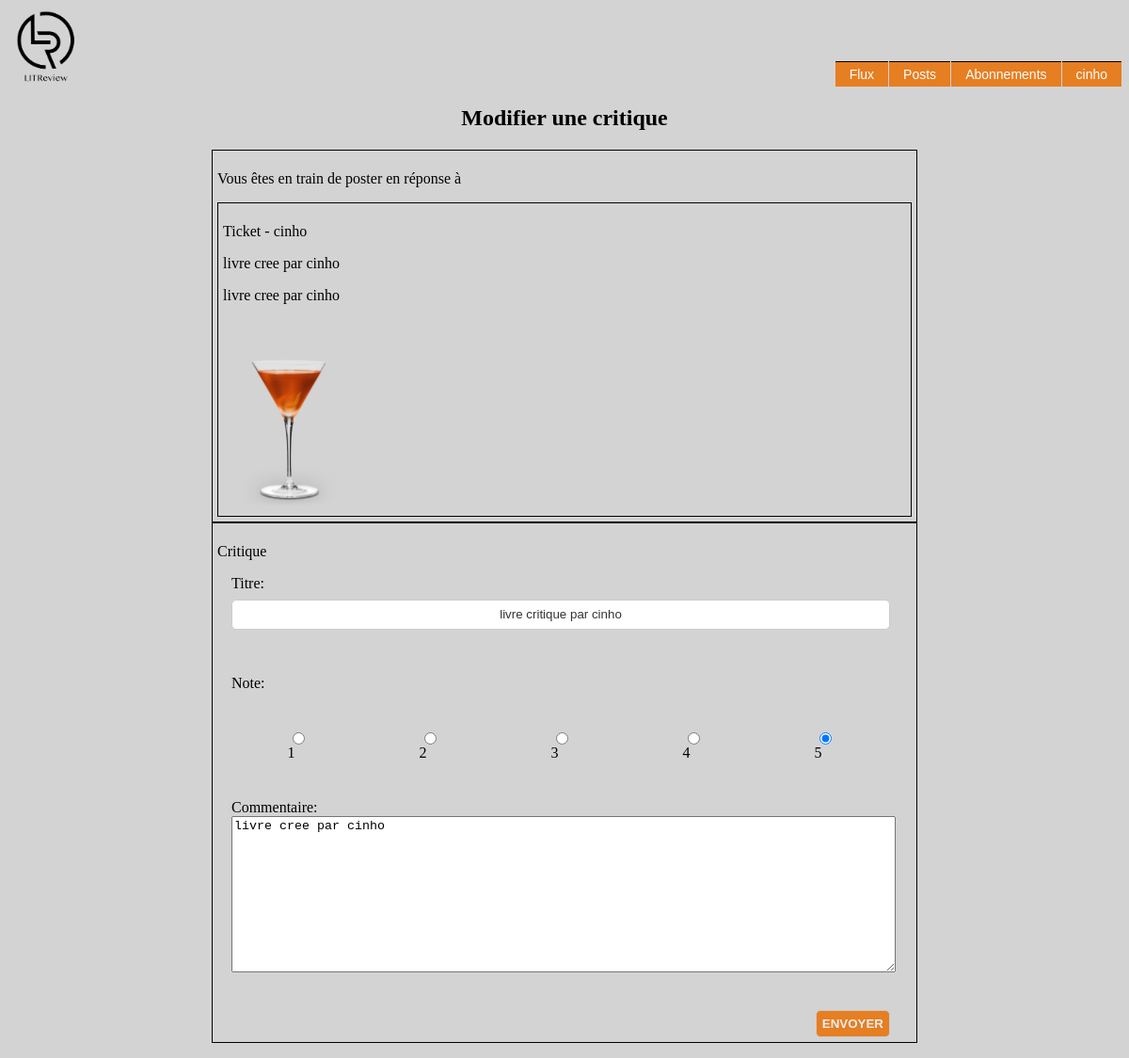
/modifiepost/37/post/52 (signed in), run on the app's committed database.
### blog/models.py (models this page shows)
class Ticket(models.Model):
    title = models.fields.CharField(max_length=128)
    description = models.fields.CharField(max_length=2048)
    user = models.ForeignKey(
        to=settings.AUTH_USER_MODEL,
        on_delete=models.CASCADE
    )
    image = models.ImageField(null=True, blank=True)
    time_created = models.DateTimeField(auto_now_add=True)

class Review(models.Model):
    ticket = models.ForeignKey(to=Ticket, on_delete=models.CASCADE)
    rating = models.PositiveSmallIntegerField(
        validators=[MinValueValidator(0), MaxValueValidator(5)])
    headline = models.CharField(max_length=128)
    body = models.CharField(max_length=8192, blank=True)
    user = models.ForeignKey(
        to=settings.AUTH_USER_MODEL, on_delete=models.CASCADE)
    time_created = models.DateTimeField(auto_now_add=True)

### blog/views.py (the view, shortened to what this page needs)
# urls.py: path('modifiepost/<int:pk>/post/<int:id_post>', blog.views.modifiepost, name='modifiepost'),
@login_required
def modifiepost(request, pk, id_post):
    post_to_modify = Review.objects.get(id=pk, user_id=request.user.id)
    tickets = Ticket.objects.get(id=id_post)
    if request.method == "GET":
        review_form = AddCritiqueForm(instance=post_to_modify)
        return render(
            request=request,
            template_name="blog/modifiepost.html",
            context={"review_form": review_form, "tickets": tickets})

### blog/forms.py (shortened to what this page needs)
class AddCritiqueForm(ModelForm):
    class Meta:
        model = Review
        fields = [
            "headline",
            "rating",
            "body"
            ]
        widgets = {
            'headline': TextInput(attrs={
                "placeholder": "Titre",
                "class": "form-title"
            }),
            'body': Textarea(attrs={
                "placeholder": "Commentaire",
                "class": "form-desc",
            }),
            'rating': RadioSelect(attrs={
                "class": "rating_class",
            }, choices=[("1", 1), ("2", 2), ("3", 3), ("4", 4), ("5", 5)]),
        }
        labels = {"headline": "Titre", "body": "Commentaire", "rating": "Note"}

### blog/templates/blog/modifiepost.html (shortened to what this page needs)
{% extends 'blog/base.html' %}
{% block content %}
<div class="wrapper">
    <section class="login-container">
        <h2 class="panel-title" >Modifier une critique</h2>
        <div>
            <div class="encadrement_post_critique">
                <p>Vous êtes en train de poster en réponse à</p>
                <div class="encadrement_post_critique">
                    <p>Ticket - {{ tickets.user }}</p>
                    <p>{{ tickets.title }}</p>
                    <p>{{ tickets.description }}</p>
                    <img src="/media/{{tickets.image }}">
                </div>
            </div>
            <div class="encadrement_post_critique">
                <p>Critique</p>
                <form action="" method="post" enctype="multipart/form-data">
                    <div class="input_class">
                        {{ review_form.as_p }}
                        <div class="button-container">
                            <button type="submit" class="default-button">Envoyer</button>
                        </div>
                    </div>
                </form>
            </div>
        </div>
    </section>
</div>
{% endblock content %}

### blog/templates/blog/base.html (shortened to what this page needs)
<!DOCTYPE html>
{% load static %}
<html lang="en">
    <head>
        <link rel="stylesheet" href="{% static 'blog/styles.css' %}" />
    </head>
    <body>
        {% if user.is_authenticated %}
        <div id="bloc_page">
            <header>
                <div id="titre_principal">
                    <div id="logo">
                        <img class="logo_img" src="{% static 'images/logo.png' %}" alt="Logo_page"/>
                    </div>
                </div>
                <ul id="menu">
                    <li><a href="{% url 'home' %}">Flux</a></li>
                    <li><a href="{% url 'post' %}">Posts</a></li>
                    <li><a href="{% url 'abonnements' %}">Abonnements</a></li>
                    <li><a href="#">{{request.user}}</a>
                    </li>
                </ul>
            </header>
        </div>
        {% endif %}
        {% block content %}{% endblock content %}
    </body>
</html>

### blog/static/blog/styles.css (style rules this page uses)
body { background-color: lightgrey; }
#bloc_page { width: 900px; margin: auto; }
@media all and (max-width: 2400px) { #bloc_page { width: auto; } }
header { display: flex; justify-content: space-between; align-items: flex-end; }
#logo img { height: 80px; }
header ul { font-family: Arial, Verdana; font-size: 14px; margin: 0; padding: 0; list-style: none; }
header ul li { display: block; position: relative; float: left; }
header ul li a { display: block; text-decoration: none; color: white; border-top: 1px solid black; padding: 5px 15px 5px 15px; background: #e67e22; margin-left: 1px; white-space: nowrap; }
.panel-title { text-align: center; }
.login-container { display: block; width: 750px; margin: auto; flex-direction: column; align-items: center; }
.button-container { display: flex; justify-content: flex-end; }
section.login-container > div { text-align: left; }
form input[type="text"], form button[type="submit"] { color: #333; border: 1px solid #ccc; border-radius: 5px; }
form button[type="submit"] { font-weight: bold; color: #eee; text-transform: uppercase; background-color: #e67e22; }
.default-button { font-weight: bold; color: white; text-transform: uppercase; background-color: #e67e22; padding: 6px; border: 1px solid #ccc; border-radius: 5px; outline: 0; }
img { height: 200px; }
.logo_img { height: 80px; }
.form-title { width: 75%; padding: 12px 20px; margin: 8px 0; display: inline-block; border: 1px solid #ccc; border-radius: 4px; box-sizing: border-box; }
.encadrement_post_critique { border: 1px solid black; padding: 5px; text-align:left; }
.input_class { display: flex; width: 700px; flex-direction: column; margin-left: 15px; }
.input_class > p { display: flex; width: 700px; margin: auto; flex-direction: column; margin-bottom:40px; }
.rating_class { display: flex; list-style-type: none; flex-direction: row; align-content: flex-end; justify-content: space-around; align-items: flex-start; }
p { word-wrap: break-word; }
.form-desc { width:100%; height:10rem; }
.form-title { width:100%; height:2rem; text-align: center; }

### data on the page
Ticket: user "cinho", title "livre cree par cinho", description "livre cree par cinho", image (picture)
Review: headline "livre critique par cinho", rating "☐ 1 ☐ 2 ☐ 3 ☐ 4 ☑ 5", body "livre cree par cinho"

### other printed values
{{ request.user }} "cinho"
